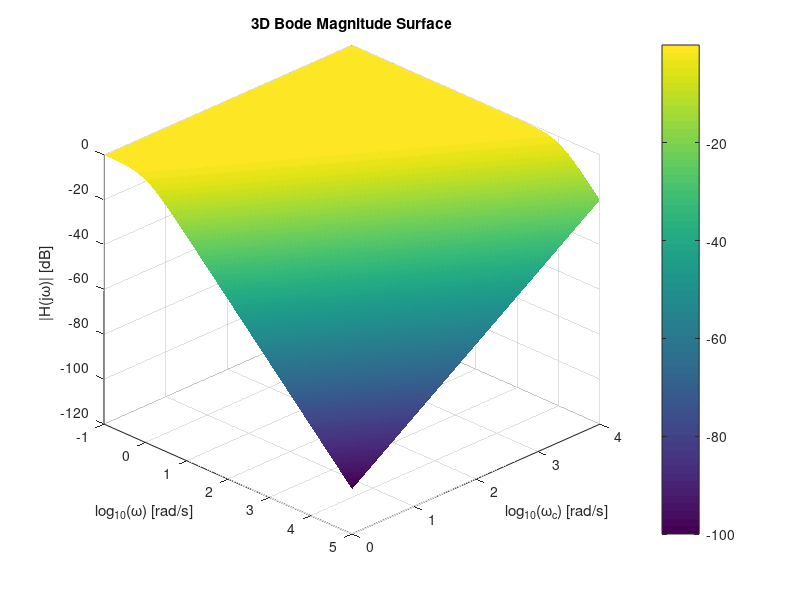
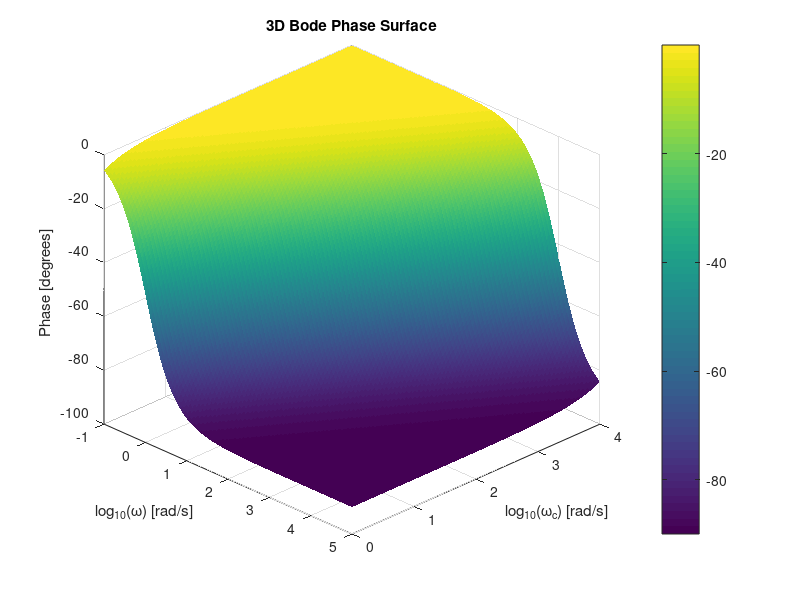

The MATLAB script that drew these images, in order:
% 3D Bode magnitude surface for a first-order low-pass filter
clear; clc; close all;

w  = logspace(-1, 5, 500);    % angular frequency [rad/s]
wc = logspace(0, 4, 100);     % cutoff frequency [rad/s]

[W, WC] = meshgrid(w, wc);

H = 1 ./ (1 + 1i .* W ./ WC);
magnitude_dB = 20 * log10(abs(H));
phase_deg = angle(H) * 180/pi;

figure;
surf(log10(W), log10(WC), magnitude_dB, 'EdgeColor', 'none');
xlabel('log_{10}(\omega) [rad/s]');
ylabel('log_{10}(\omega_c) [rad/s]');
zlabel('|H(j\omega)| [dB]');
title('3D Bode Magnitude Surface');
colorbar;
view(45, 30);
grid on;

figure;
surf(log10(W), log10(WC), phase_deg, 'EdgeColor', 'none');
xlabel('log_{10}(\omega) [rad/s]');
ylabel('log_{10}(\omega_c) [rad/s]');
zlabel('Phase [degrees]');
title('3D Bode Phase Surface');
colorbar;
view(45, 30);
grid on;
